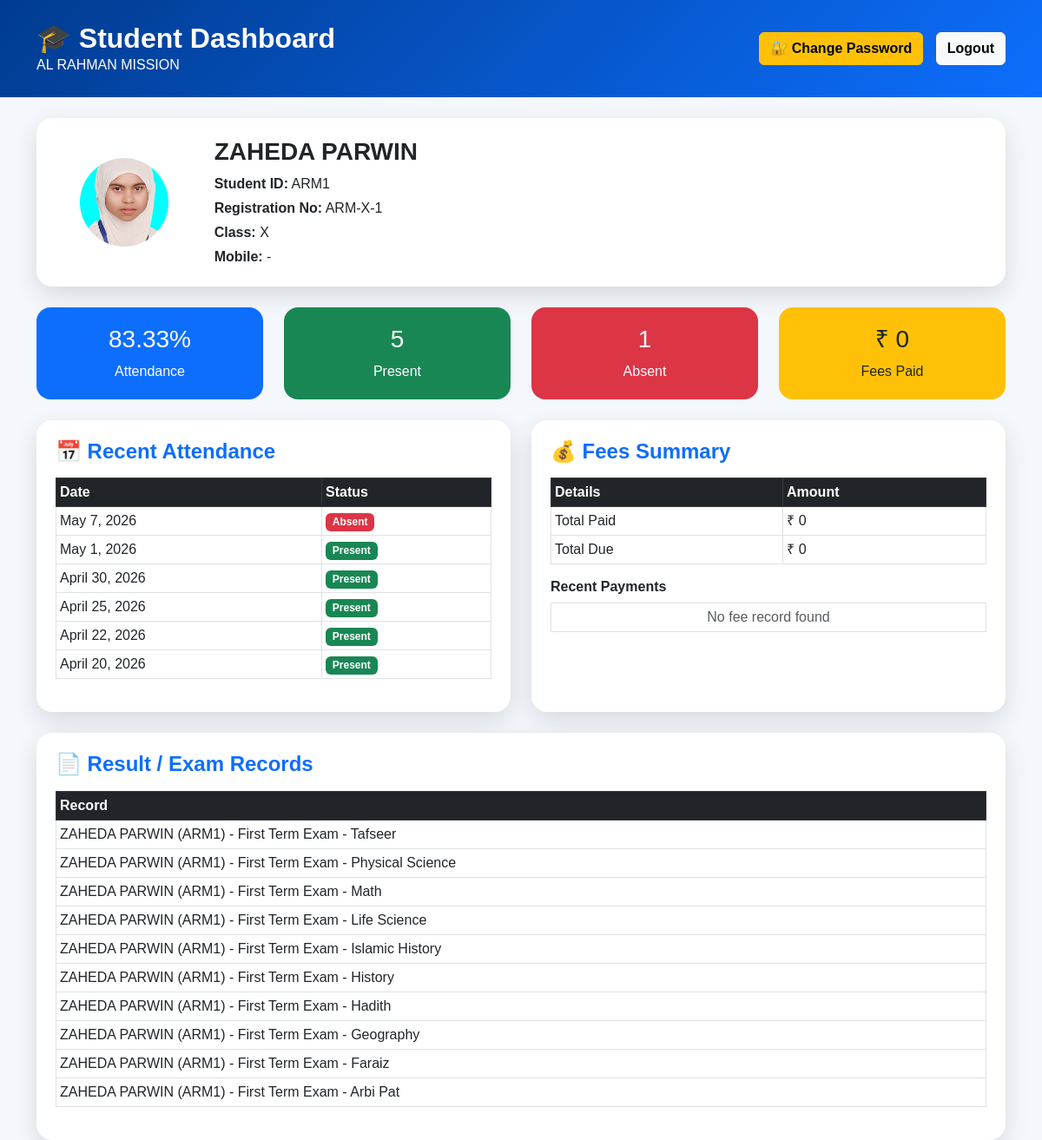
The app's page /students/dashboard/ (signed in) with its own data.
### students/models.py (models this page shows, shortened)
class Student(models.Model):
    student_id = models.CharField(max_length=20, unique=True, blank=True)
    registration_no = models.CharField(max_length=50, unique=True, blank=True)
    login_username = models.CharField(max_length=100, unique=True, blank=True, null=True)
    login_password = models.CharField(max_length=150, blank=True, null=True)
    login_enabled = models.BooleanField(default=True)
    student_name = models.CharField(max_length=150)
    admission_no = models.CharField(max_length=50, blank=True, null=True)
    admission_date = models.DateField()
    current_session = models.ForeignKey(
        AcademicSession,
        on_delete=models.SET_NULL,
        blank=True,
        null=True
    )
    class_assigned = models.ForeignKey(Class, on_delete=models.CASCADE)
    roll_no = models.PositiveIntegerField(blank=True, null=True)
    father_name = models.CharField(max_length=150, blank=True, null=True)
    mother_name = models.CharField(max_length=150, blank=True, null=True)
    guardian_name = models.CharField(max_length=150, blank=True, null=True)
    phone = models.CharField(max_length=20, blank=True, null=True)
    gender = models.CharField(
        max_length=20,
        choices=[
            ('Male', 'Male'),
            ('Female', 'Female'),
            ('Other', 'Other'),
        ],
        blank=True,
        null=True
    )
    date_of_birth = models.DateField(blank=True, null=True)
    aadhaar_number = models.CharField(max_length=30, blank=True, null=True)
    transport_required = models.BooleanField(default=False)
    transport_details = models.CharField(max_length=255, blank=True, null=True)
    previous_school = models.CharField(max_length=255, blank=True, null=True)
    address = models.TextField(blank=True, null=True)
    photo = models.ImageField(upload_to='students/', blank=True, null=True)
    is_active = models.BooleanField(default=True)
    sibling_of = models.ForeignKey(
        'self',
        on_delete=models.SET_NULL,
        blank=True,
        null=True,
        related_name='siblings'
    )
    created_at = models.DateTimeField(auto_now_add=True)
    def __str__(self):
        return f"{self.student_name} ({self.student_id})"

### academics/models.py (models this page shows)
class Class(models.Model):
    class_name = models.CharField(max_length=50, unique=True)
    class_teacher = models.ForeignKey(
        'teachers.Employee',
        on_delete=models.SET_NULL,
        null=True,
        blank=True,
        related_name='assigned_classes'
    )
    class Meta:
        ordering = ['class_name']
    def __str__(self):
        return self.class_name

### attendance/models.py (models this page shows, shortened)
class StudentAttendance(models.Model):
    STATUS_CHOICES = [
        ('Present', 'Present'),
        ('Absent', 'Absent'),
        ('Late', 'Late'),
    ]
    student = models.ForeignKey(Student, on_delete=models.CASCADE)
    date = models.DateField()
    status = models.CharField(max_length=10, choices=STATUS_CHOICES, default='Present')
    remarks = models.CharField(max_length=255, null=True, blank=True)
    class Meta:
        unique_together = ('student', 'date')
        ordering = ['-date', 'student']

### exams/models.py (models this page shows, shortened)
class ExamResult(models.Model):
    student = models.ForeignKey(
        Student,
        on_delete=models.CASCADE,
        related_name="exam_results"
    )
    exam = models.ForeignKey(
        Exam,
        on_delete=models.CASCADE,
        related_name="results"
    )
    subject = models.CharField(max_length=100)
    written_marks = models.PositiveIntegerField(default=0)
    oral_marks = models.PositiveIntegerField(default=0)
    max_marks = models.PositiveIntegerField(default=100)
    remarks = models.CharField(max_length=150, blank=True, null=True)
    class Meta:
        unique_together = ('student', 'exam', 'subject')
        ordering = ['student__id', 'subject']
    def __str__(self):
        return f"{self.student} - {self.exam.name} - {self.subject}"

class Exam(models.Model):
    name = models.CharField(max_length=100)
    academic_session = models.CharField(max_length=20, default="2025-26")
    start_date = models.DateField(null=True, blank=True)
    end_date = models.DateField(null=True, blank=True)
    is_active = models.BooleanField(default=True)
    class Meta:
        ordering = ['-id']

### students/views.py (the view)
# urls.py: path('dashboard/', views.student_dashboard, name='student_dashboard'),
def student_dashboard(request):
    student_id = request.session.get('student_id')
    if not student_id:
        return redirect('student_login')
    student = get_object_or_404(Student, pk=student_id)
    attendance_total = 0
    attendance_present = 0
    attendance_absent = 0
    attendance_percentage = 0
    recent_attendance = []
    try:
        from attendance.models import StudentAttendance
        attendance_qs = StudentAttendance.objects.filter(student=student).order_by('-date')
        attendance_total = attendance_qs.count()
        attendance_present = attendance_qs.filter(status='Present').count()
        attendance_absent = attendance_qs.filter(status='Absent').count()
        recent_attendance = attendance_qs[:10]
        if attendance_total > 0:
            attendance_percentage = round((attendance_present / attendance_total) * 100, 2)
    except Exception:
        pass
    total_paid = 0
    total_due = 0
    fee_records = []
    try:
        from fees.models import Fee
        fee_records = Fee.objects.filter(student=student).order_by('-id')[:10]
        total_paid = Fee.objects.filter(student=student).aggregate(total=Sum('amount_paid'))['total'] or 0
    except Exception:
        pass
    exam_records = []
    try:
        from exams.models import Result
        exam_records = Result.objects.filter(student=student).order_by('-id')[:10]
    except Exception:
        try:
            from exams.models import ExamResult
            exam_records = ExamResult.objects.filter(student=student).order_by('-id')[:10]
        except Exception:
            pass
    return render(request, 'students/student_dashboard.html', {
        'student': student,
        'attendance_total': attendance_total,
        'attendance_present': attendance_present,
        'attendance_absent': attendance_absent,
        'attendance_percentage': attendance_percentage,
        'recent_attendance': recent_attendance,
        'total_paid': total_paid,
        'total_due': total_due,
        'fee_records': fee_records,
        'exam_records': exam_records,
    })

### templates/students/student_dashboard.html (shortened to what this page needs)
<!DOCTYPE html>
<html>
<head>
    <link href="https://cdn.jsdelivr.net/npm/bootstrap@5.3.0/dist/css/bootstrap.min.css" rel="stylesheet">
</head>
<body>
<div class="top">
    <div class="container d-flex justify-content-between align-items-center">
        <div>
            <h2 class="fw-bold mb-0">🎓 Student Dashboard</h2>
            <p class="mb-0">AL RAHMAN MISSION</p>
        </div>
        <div>
            <a href="{% url 'student_change_password' %}" class="btn btn-warning fw-bold action-btn">
                🔐 Change Password
            </a>
            <a href="{% url 'student_logout' %}" class="btn btn-light fw-bold action-btn">
                Logout
            </a>
        </div>
    </div>
</div>
<div class="container mt-4">
    <div class="card-box mb-4">
        <div class="row align-items-center">
            <div class="col-md-2 text-center">
                {% if student.photo %}
                    <img src="{{ student.photo.url }}" class="profile-img">
                {% else %}
                    <div class="profile-img bg-primary text-white d-flex align-items-center justify-content-center mx-auto">
                        👤
                    </div>
                {% endif %}
            </div>
            <div class="col-md-10">
                <h3 class="fw-bold">{{ student.student_name }}</h3>
                <p class="mb-1"><strong>Student ID:</strong> {{ student.student_id }}</p>
                <p class="mb-1"><strong>Registration No:</strong> {{ student.registration_no }}</p>
                <p class="mb-1"><strong>Class:</strong> {{ student.class_assigned }}</p>
                <p class="mb-0"><strong>Mobile:</strong> {{ student.phone|default:"-" }}</p>
            </div>
        </div>
    </div>
    <div class="row g-4 mb-4">
        <div class="col-md-3">
            <div class="stat bg-primary">
                <h3>{{ attendance_percentage }}%</h3>
                <p class="mb-0">Attendance</p>
            </div>
        </div>
        <div class="col-md-3">
            <div class="stat bg-success">
                <h3>{{ attendance_present }}</h3>
                <p class="mb-0">Present</p>
            </div>
        </div>
        <div class="col-md-3">
            <div class="stat bg-danger">
                <h3>{{ attendance_absent }}</h3>
                <p class="mb-0">Absent</p>
            </div>
        </div>
        <div class="col-md-3">
            <div class="stat bg-warning text-dark">
                <h3>₹ {{ total_paid }}</h3>
                <p class="mb-0">Fees Paid</p>
            </div>
        </div>
    </div>
    <div class="row g-4">
        <div class="col-md-6">
            <div class="card-box">
                <h4 class="fw-bold text-primary">📅 Recent Attendance</h4>
                <table class="table table-bordered table-sm mt-3">
                    <thead class="table-dark">
                        <tr>
                            <th>Date</th>
                            <th>Status</th>
                        </tr>
                    </thead>
                    <tbody>
                        {% for a in recent_attendance %}
                        <tr>
                            <td>{{ a.date }}</td>
                            <td>
                                {% if a.status == "Present" %}
                                    <span class="badge bg-success">Present</span>
                                {% elif a.status == "Absent" %}
                                    <span class="badge bg-danger">Absent</span>
                                {% else %}
                                    <span class="badge bg-secondary">{{ a.status }}</span>
                                {% endif %}
                            </td>
                        </tr>
                        {% empty %}
                        <tr>
                            <td colspan="2" class="text-center text-muted">No attendance found</td>
                        </tr>
                        {% endfor %}
                    </tbody>
                </table>
            </div>
        </div>
        <div class="col-md-6">
            <div class="card-box">
                <h4 class="fw-bold text-primary">💰 Fees Summary</h4>
                <table class="table table-bordered table-sm mt-3">
                    <thead class="table-dark">
                        <tr>
                            <th>Details</th>
                            <th>Amount</th>
                        </tr>
                    </thead>
                    <tbody>
                        <tr>
                            <td>Total Paid</td>
                            <td>₹ {{ total_paid }}</td>
                        </tr>
                        <tr>
                            <td>Total Due</td>
                            <td>₹ {{ total_due }}</td>
                        </tr>
                    </tbody>
                </table>
                <h6 class="fw-bold mt-3">Recent Payments</h6>
                <table class="table table-bordered table-sm">
                    <tbody>
                        {% for f in fee_records %}
                        <tr>
                            <td>{{ f }}</td>
                        </tr>
                        {% empty %}
                        <tr>
                            <td class="text-center text-muted">No fee record found</td>
                        </tr>
                        {% endfor %}
                    </tbody>
                </table>
            </div>
        </div>
        <div class="col-md-12">
            <div class="card-box">
                <h4 class="fw-bold text-primary">📄 Result / Exam Records</h4>
                <table class="table table-bordered table-sm mt-3">
                    <thead class="table-dark">
                        <tr>
                            <th>Record</th>
                        </tr>
                    </thead>
                    <tbody>
                        {% for r in exam_records %}
                        <tr>
                            <td>{{ r }}</td>
                        </tr>
                        {% empty %}
                        <tr>
                            <td class="text-center text-muted">No result found</td>
                        </tr>
                        {% endfor %}
                    </tbody>
                </table>
            </div>
        </div>
    </div>
</div>
</body>
</html>

### templates/students/student_dashboard.html (style rules this page uses)
body { background:#f4f7fb; font-family:Arial, sans-serif; }
.top { background:linear-gradient(135deg,#003b8f,#0d6efd); color:white; padding:25px; }
.card-box { background:white; border-radius:18px; padding:22px; box-shadow:0 10px 28px rgba(0,0,0,.12); height:100%; }
.profile-img { width:110px; height:110px; object-fit:cover; border-radius:50%; border:4px solid white; }
.stat { border-radius:16px; padding:20px; color:white; text-align:center; }
.action-btn { margin-left:10px; }

### records on screen
Student: photo (picture), student_name "ZAHEDA PARWIN", student_id "ARM1", registration_no "ARM-X-1", class_assigned "X", phone "-"
StudentAttendance: date "May 7, 2026", status "Absent"
StudentAttendance: date "May 1, 2026", status "Present"
StudentAttendance: date "April 30, 2026", status "Present"
StudentAttendance: date "April 25, 2026", status "Present"
StudentAttendance: date "April 22, 2026", status "Present"
StudentAttendance: date "April 20, 2026", status "Present"
ExamResult: student+exam+subject "ZAHEDA PARWIN (ARM1) - First Term Exam - Tafseer"
ExamResult: student+exam+subject "ZAHEDA PARWIN (ARM1) - First Term Exam - Physical Science"
ExamResult: student+exam+subject "ZAHEDA PARWIN (ARM1) - First Term Exam - Math"
ExamResult: student+exam+subject "ZAHEDA PARWIN (ARM1) - First Term Exam - Life Science"
ExamResult: student+exam+subject "ZAHEDA PARWIN (ARM1) - First Term Exam - Islamic History"
ExamResult: student+exam+subject "ZAHEDA PARWIN (ARM1) - First Term Exam - History"
ExamResult: student+exam+subject "ZAHEDA PARWIN (ARM1) - First Term Exam - Hadith"
ExamResult: student+exam+subject "ZAHEDA PARWIN (ARM1) - First Term Exam - Geography"
ExamResult: student+exam+subject "ZAHEDA PARWIN (ARM1) - First Term Exam - Faraiz"
ExamResult: student+exam+subject "ZAHEDA PARWIN (ARM1) - First Term Exam - Arbi Pat"

### other values on screen
{{ attendance_percentage }} "83.33"
{{ attendance_present }} "5"
{{ attendance_absent }} "1"
{{ total_paid }} "0"
{{ total_due }} "0"
